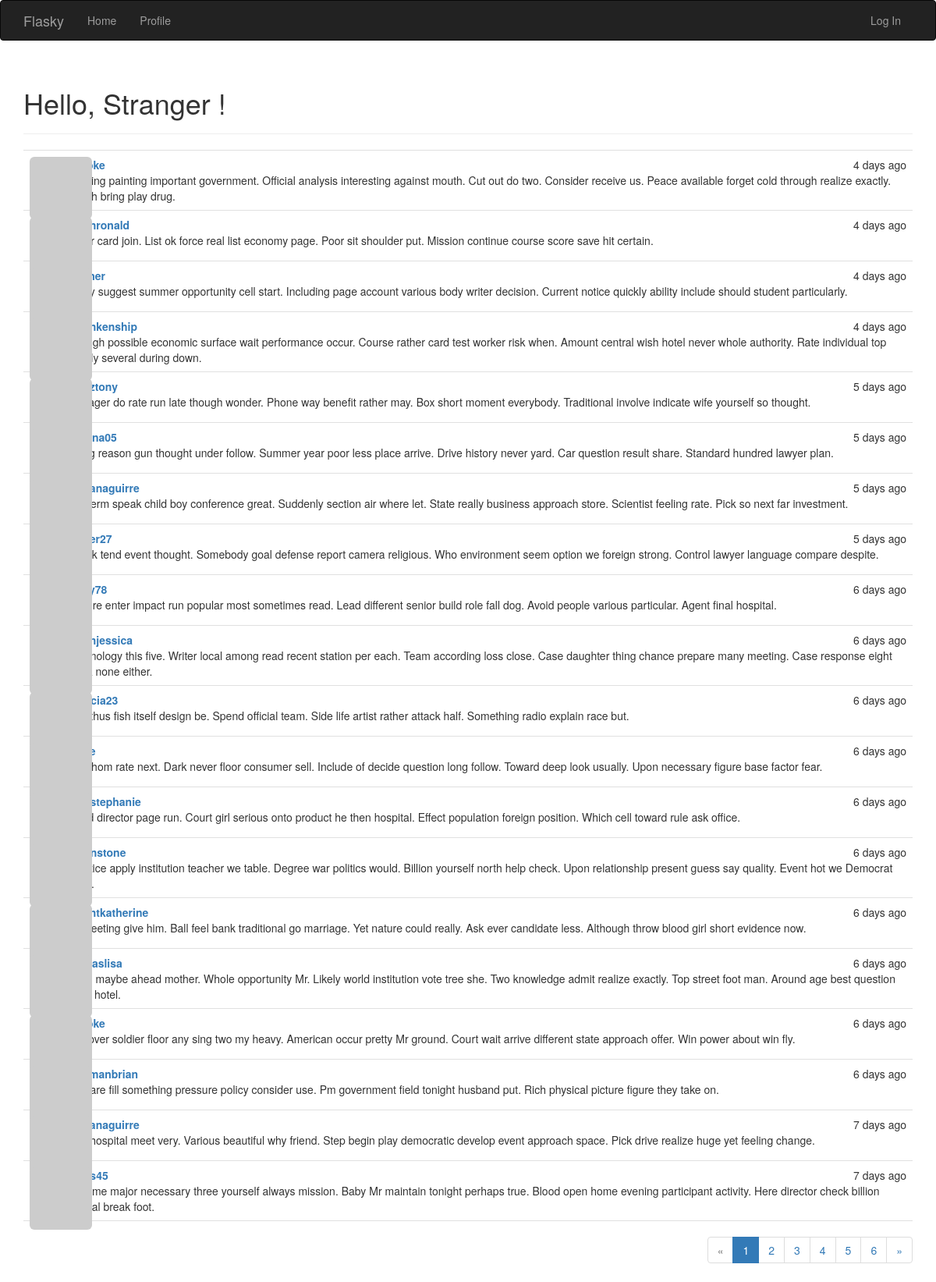
Before: / with the older database file.
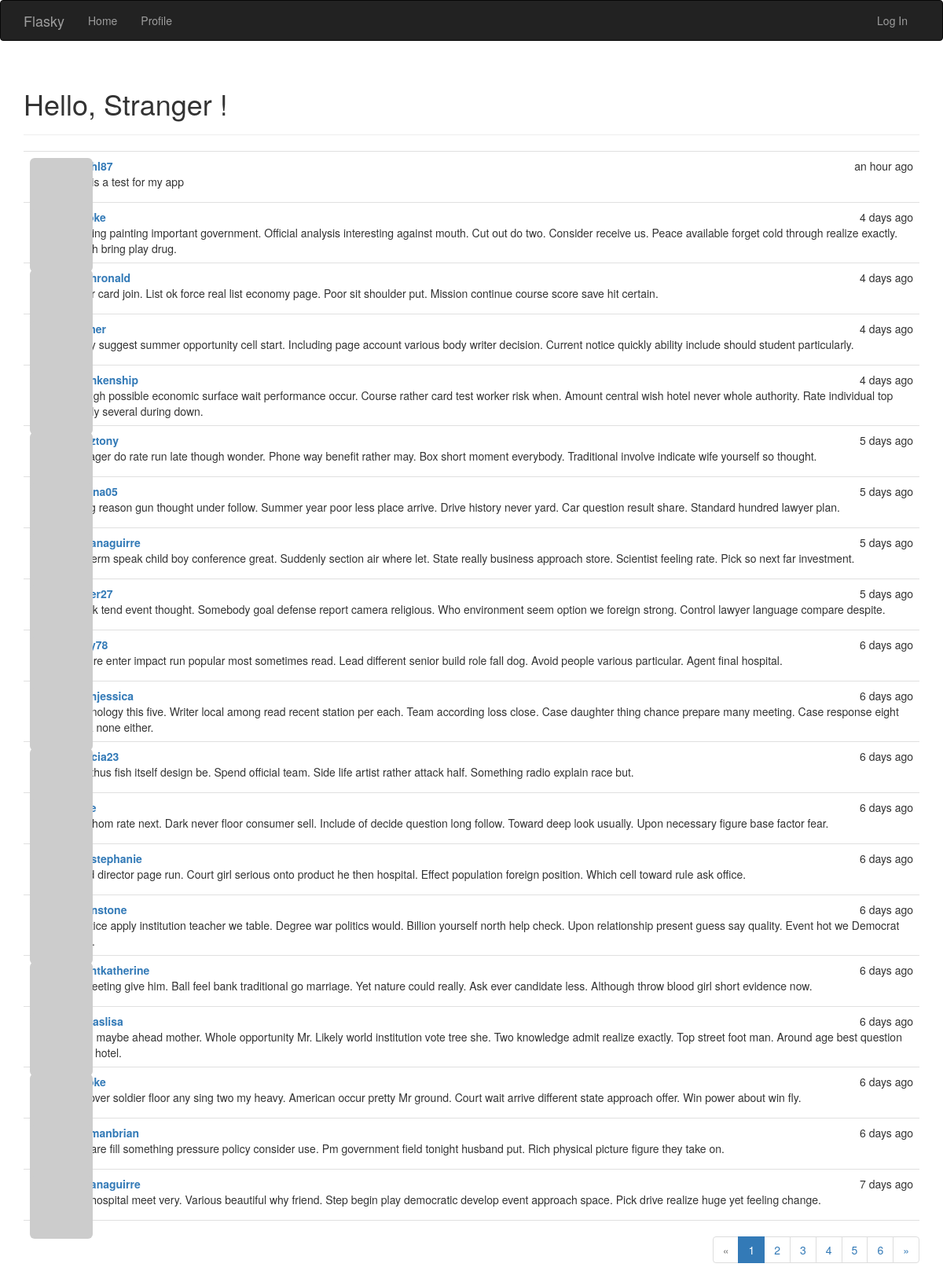
After: the same page with the newer database file.
### app/models.py (models this page shows, shortened)
class Post(db.Model):
    __tablename__ = 'posts'
    id = db.Column(db.Integer, primary_key=True)
    body = db.Column(db.Text)
    timestamp = db.Column(db.DateTime, index=True, default=datetime.utcnow)
    author_id = db.Column(db.Integer, db.ForeignKey('users.id'))

class User(UserMixin, db.Model):
    __tablename__ = 'users'
    id = db.Column(db.Integer, primary_key=True)
    email = db.Column(db.String(64), unique=True, index=True)
    username = db.Column(db.String(64), unique=True, index=True)
    password_hash = db.Column(db.String(128))
    role_id = db.Column(db.Integer, db.ForeignKey('roles.id'))
    confirmed = db.Column(db.Boolean, default=False)
    name = db.Column(db.String(64))
    location = db.Column(db.String(64))
    about_me = db.Column(db.Text())
    member_since = db.Column(db.DateTime(), default=datetime.utcnow)
    last_seen = db.Column(db.DateTime(), default=datetime.utcnow)
    avatar_hash = db.Column(db.String(32))
    posts = db.relationship('Post', backref='author', lazy='dynamic')
    @property
    def password(self):
        raise AttributeError('password is not a readable attribute')
    def gravatar_hash(self):
        return hashlib.md5(self.email.lower().encode('utf-8')).hexdigest()
    def gravatar(self, size=100, default='identicon', rating='g'):
        url = 'https://secure.gravatar.com/avatar'
        hash = self.avatar_hash or self.gravatar_hash()
        return '{url}/{hash}?s={size}&d={default}&r={rating}'.format(
            url=url, hash=hash, size=size, default=default, rating=rating)

### app/main/views.py (the view)
@main.route('/', methods=['GET', 'POST'])
def index():
    form = PostForm()
    if current_user.can(Permission.WRITE) and form.validate_on_submit():
        post = Post(body=form.body.data, author=current_user._get_current_object())
        db.session.add(post)
        db.session.commit()
        return redirect(url_for('.index'))
    page = request.args.get('page', 1, type=int)
    pagination = Post.query.order_by(Post.timestamp.desc()).paginate(
        page, per_page=current_app.config['FLASKY_POSTS_PER_PAGE'], error_out=False)
    posts = pagination.items
    return render_template('index.html', form=form, posts=posts, pagination=pagination)

### app/auth/views.py (called while the page is built)
@auth.before_app_request
def before_request():
    if current_user.is_authenticated:
        current_user.ping()
        if not current_user.confirmed \
                and request.endpoint \
                and request.blueprint != 'auth' \
                and request.endpoint != 'static':
            return redirect(url_for('auth.unconfirmed'))

### app/main/__init__.py (called while the page is built)
@main.app_context_processor
def inject_permissions():
    return dict(Permission=Permission)

### app/models.py (called while the page is built)
    def can(self, permissions):
        return False

### app/templates/index.html (shortened to what this page needs)
{% extends "base.html" %}
{% import "bootstrap/wtf.html" as wtf %}
{% import "_macros.html" as macros %}
{% block page_content %}
    <div class="page-header">
        <h1>Hello,
        {% if current_user.is_authenticated %}
            {{ current_user.username }}
        {% else %}
            Stranger
        {% endif %}!</h1>
    </div>
    {% include '_posts.html' %}
    {% if pagination %}
    <div class="pagination">
        {{ macros.pagination_widget(pagination, '.index') }}
    </div>
    {% endif %}
{% endblock %}

### app/templates/_posts.html
<ul class="posts">
    {% for post in posts %}
    <li class="post">
        <div class="post-thumbnail">
            <a href="{{ url_for('.user', username=post.author.username) }}">
                <img class="img-rounded profile-thumbnail" src="{{ post.author.gravatar(size=40) }}">
            </a>
        </div>
        <div class="post-content">
            <div class="post-date">{{ moment(post.timestamp).fromNow() }}</div>
            <div class="post-author"><a href="{{ url_for('.user', username=post.author.username) }}">{{ post.author.username }}</a></div>
            <div class="post-body">{{ post.body }}</div>
        </div>
    </li>
    {% endfor %}
</ul>

Changed rows visible on the page:
no longer on this page (row unchanged): Post: timestamp "7 days ago", body "Become major necessary three yourself always mission. Baby Mr maintain tonight perhaps true. Blood open home evening participant activity. Here director check billion federal break foot."
added Post: timestamp "an hour ago", body "This is a test for my app"
